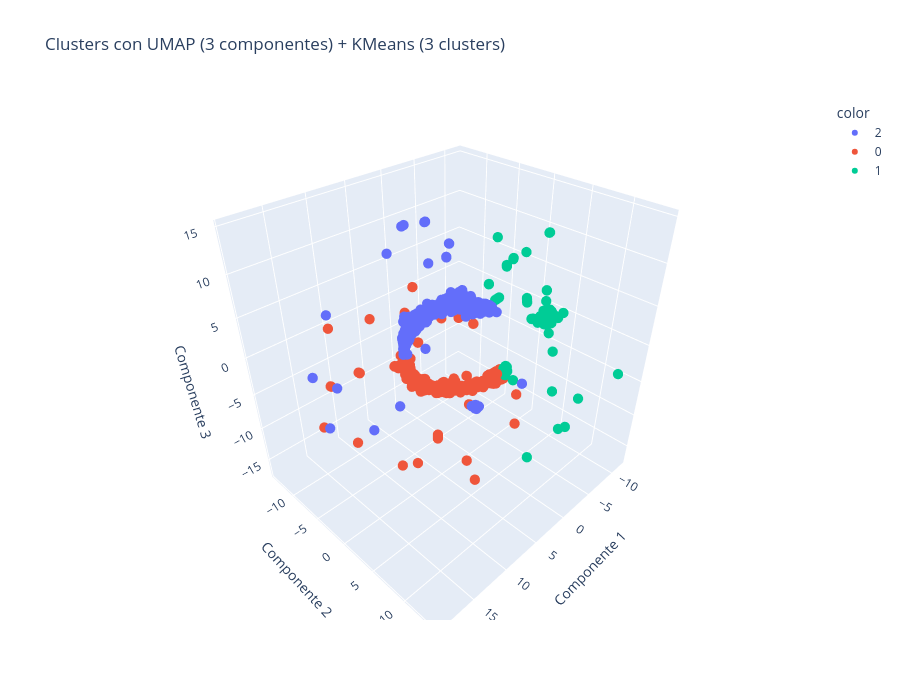

The cell this chart's notebook holds for it:
### Code cell
# Gráfico 3D
fig = px.scatter_3d(
    datos_vis, x="comp1", y="comp2", z="comp3",
    color=datos_vis["cluster"].astype(str),
    labels={"comp1": "Componente 1", "comp2": "Componente 2", "comp3": "Componente 3"},
    title="Clusters con UMAP (3 componentes) + KMeans (3 clusters)"
)

# Personalización de puntos
fig.update_traces(
    marker=dict(size=6, line=dict(width=0, color="Black")),
    selector=dict(mode="markers")
)

# Tamaño gráfico
fig.update_layout(
    width=900,   # ancho
    height=700   # alto
)


fig.show()

### Figure 1 — Plotly figure (JSON) as saved in the notebook; plotly's stock layout.template omitted (floating-point values rounded to 4 significant figures; data arrays with more than 128 entries replaced by an {"elided": "..."} marker saying what was removed)
{"data": [{"hovertemplate": "color=2<br>Componente 1=%{x}<br>Componente 2=%{y}<br>Componente 3=%{z}<extra></extra>", "legendgroup": "2", "marker": {"color": "#636efa", "line": {"color": "Black", "width": 0}, "size": 6, "symbol": "circle"}, "mode": "markers", "name": "2", "scene": "scene", "showlegend": true, "type": "scatter3d", "x": {"elided": "2168 float values"}, "y": {"elided": "2168 float values"}, "z": {"elided": "2168 float values"}}, {"hovertemplate": "color=0<br>Componente 1=%{x}<br>Componente 2=%{y}<br>Componente 3=%{z}<extra></extra>", "legendgroup": "0", "marker": {"color": "#EF553B", "line": {"color": "Black", "width": 0}, "size": 6, "symbol": "circle"}, "mode": "markers", "name": "0", "scene": "scene", "showlegend": true, "type": "scatter3d", "x": {"elided": "2092 float values"}, "y": {"elided": "2092 float values"}, "z": {"elided": "2092 float values"}}, {"hovertemplate": "color=1<br>Componente 1=%{x}<br>Componente 2=%{y}<br>Componente 3=%{z}<extra></extra>", "legendgroup": "1", "marker": {"color": "#00cc96", "line": {"color": "Black", "width": 0}, "size": 6, "symbol": "circle"}, "mode": "markers", "name": "1", "scene": "scene", "showlegend": true, "type": "scatter3d", "x": {"elided": "740 float values"}, "y": {"elided": "740 float values"}, "z": {"elided": "740 float values"}}], "layout": {"height": 700, "legend": {"title": {"text": "color"}, "tracegroupgap": 0}, "scene": {"domain": {"x": [0, 1], "y": [0, 1]}, "xaxis": {"title": {"text": "Componente 1"}}, "yaxis": {"title": {"text": "Componente 2"}}, "zaxis": {"title": {"text": "Componente 3"}}}, "title": {"text": "Clusters con UMAP (3 componentes) + KMeans (3 clusters)"}, "width": 900}}
